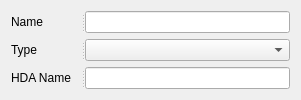
<?xml version="1.0" encoding="UTF-8"?>
<ui version="4.0">
 <class>Form</class>
 <widget class="QWidget" name="Form">
  <property name="geometry">
   <rect>
    <x>0</x>
    <y>0</y>
    <width>301</width>
    <height>90</height>
   </rect>
  </property>
  <property name="windowTitle">
   <string>Form</string>
  </property>
  <layout class="QVBoxLayout" name="verticalLayout">
   <item>
    <widget class="QSplitter" name="splitter_4">
     <property name="orientation">
      <enum>Qt::Horizontal</enum>
     </property>
     <widget class="QLabel" name="label">
      <property name="minimumSize">
       <size>
        <width>70</width>
        <height>0</height>
       </size>
      </property>
      <property name="maximumSize">
       <size>
        <width>70</width>
        <height>16777215</height>
       </size>
      </property>
      <property name="text">
       <string>Name </string>
      </property>
     </widget>
     <widget class="QLineEdit" name="lin_assetName"/>
    </widget>
   </item>
   <item>
    <widget class="QSplitter" name="splitter_6">
     <property name="orientation">
      <enum>Qt::Horizontal</enum>
     </property>
     <widget class="QLabel" name="label_3">
      <property name="minimumSize">
       <size>
        <width>70</width>
        <height>0</height>
       </size>
      </property>
      <property name="maximumSize">
       <size>
        <width>70</width>
        <height>16777215</height>
       </size>
      </property>
      <property name="text">
       <string>Type</string>
      </property>
     </widget>
     <widget class="QComboBox" name="com_assetType"/>
    </widget>
   </item>
   <item>
    <widget class="QSplitter" name="splitter_7">
     <property name="orientation">
      <enum>Qt::Horizontal</enum>
     </property>
     <widget class="QLabel" name="label_4">
      <property name="minimumSize">
       <size>
        <width>70</width>
        <height>0</height>
       </size>
      </property>
      <property name="maximumSize">
       <size>
        <width>70</width>
        <height>16777215</height>
       </size>
      </property>
      <property name="text">
       <string>HDA Name</string>
      </property>
     </widget>
     <widget class="QLineEdit" name="lin_assetHDA"/>
    </widget>
   </item>
  </layout>
 </widget>
 <resources/>
 <connections/>
</ui>
